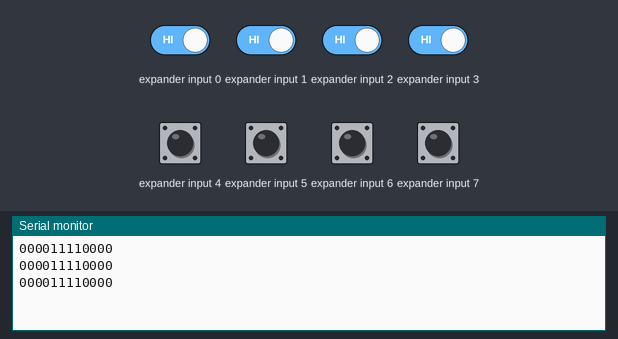
Recording of a sketch running on a simulated Arduino Uno, built with avr-gcc and run on an emulated ATmega328P. Parts: the last lines printed to the serial monitor. Wiring (inferred from the names in the program): input shift register (74HC165): load pin 10; clock pin 11; serial out pin 9. Inputs (shaded band) come from the test bench; at power-on: expander input 0–7 HIGH.

Above: at 1.6 s.
1.7 s: expander input 0 driven LOW
At 2.48 s:
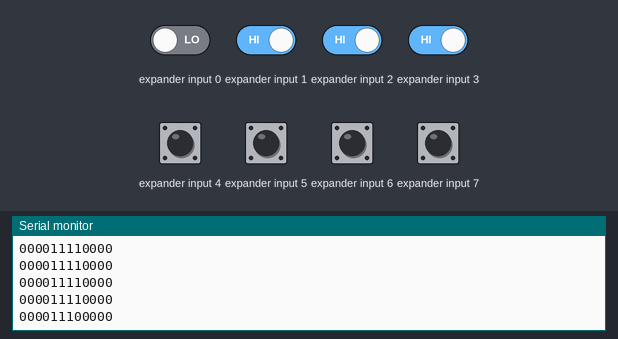
3.2 s: expander input 1 driven LOW
At 4.24 s:
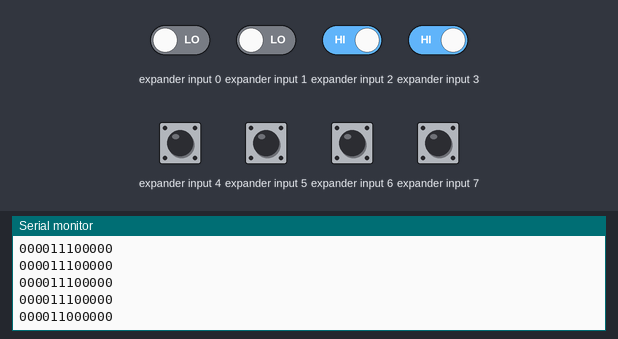
4.7 s: expander input 2 driven LOW
At 5.57 s:
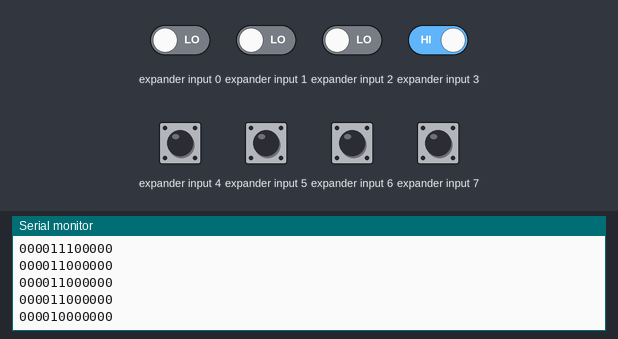
6.2 s: expander input 3 driven LOW
At 7.33 s:
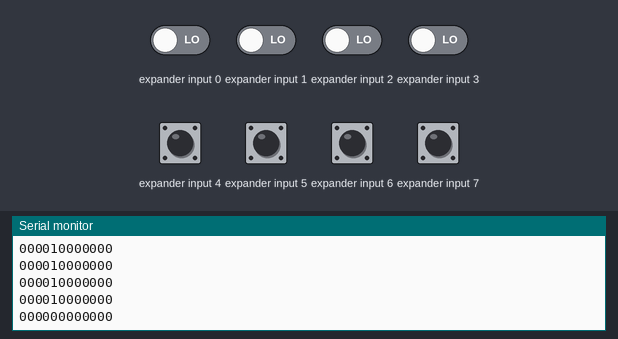
7.7 s: expander input 0 driven HIGH
At 8.65 s:
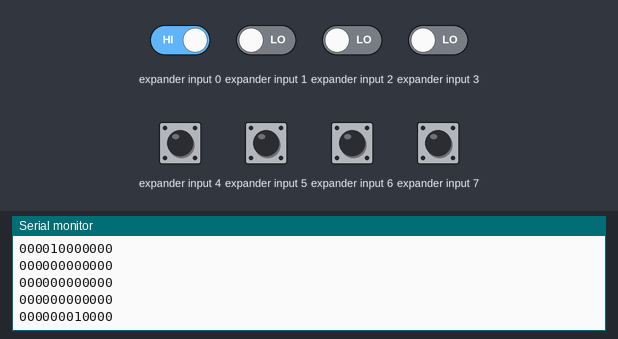
9.2 s: expander input 1 driven HIGH
At 9.98 s:
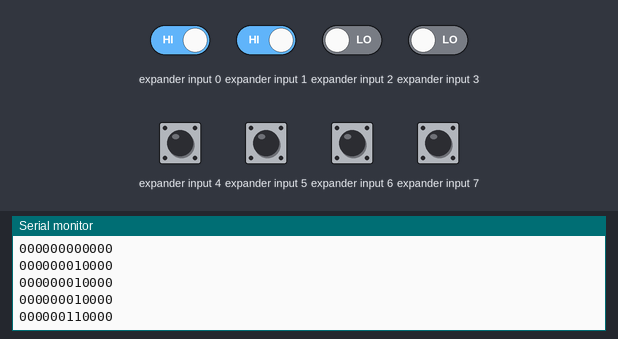
Timing chart, 0 to 11.7 s (numbered marks = the images above; inputs shaded):
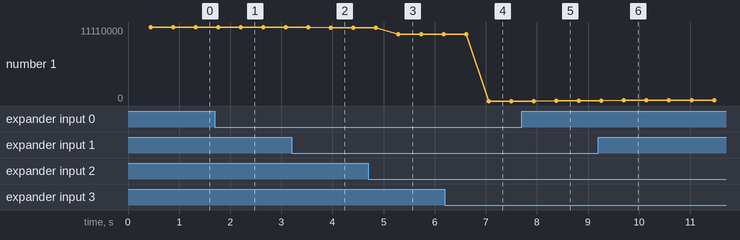

The sketch:

mine.ino
```cpp
#define dp 9
#define clk 11
#define load 10
uint8_t data = 0;


void setup() {
  Serial.begin(9600);
  pinMode(dp,INPUT);
  pinMode(clk, OUTPUT);
  pinMode(load, OUTPUT);
  digitalWrite(clk, LOW);
  digitalWrite(load, HIGH);


  // put your setup code here, to run once:

}

void loop() {
  // put your main code here, to run repeatedly:
  read();
}
void read(){
  data = 0;
  digitalWrite(load,  LOW);
  //Serial.println("Load pin LOW");
  delay(100);

  digitalWrite(load, HIGH);
  //Serial.println("load pin HIGH");
  delay(100);

  for(int j=0;j<12;j++){

    data <<= 1;
    data |= digitalRead(dp);

    digitalWrite(clk, HIGH);
    //Serial.println("Clk pin HIGH");
    delay(10);
    digitalWrite(clk, LOW);
    //Serial.println("Clk pin LOW");
    delay(10);

  }
  //shifting (n-1) because we have to compare the MSB first and shifting by n will remove that too
  for(int j=11 ; j>=0 ; j--){
    Serial.print((data >> j) & 1);
  }
  Serial.print("\n");

}
```

Measured:
- after the input at 1.7 s, the serial monitor: prints a new line after 0.50 s (image 1)
- after the input at 3.2 s, the serial monitor: prints a new line after 0.77 s (image 2)
- after the input at 4.7 s, the serial monitor: prints a new line after 0.59 s (image 3)
- after the input at 6.2 s, the serial monitor: prints a new line after 0.86 s (image 4)
- after the input at 7.7 s, the serial monitor: prints a new line after 0.68 s (image 5)
- after the input at 9.2 s, the serial monitor: prints a new line after 0.50 s (image 6)
- plotted number 1: 11110000 → 11100000 after the input at 1.7 s, 11100000 → 11000000 after the input at 3.2 s, 11000000 → 10000000 after the input at 4.7 s, 10000000 → 0 after the input at 6.2 s, 0 → 10000 after the input at 7.7 s
